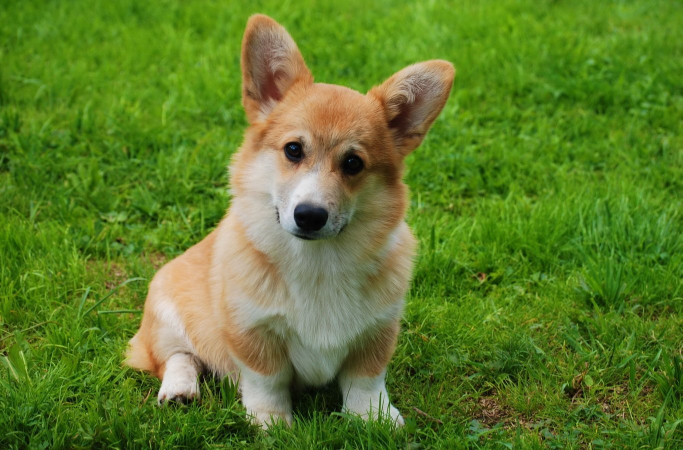
#> input picture 00.jpg, 1365 x 900 px, given in place of 4206.jpg, which was not available (shown at 1/2 size)
$ python main.py
#> lines starting #> are read from the running program, lines starting #| are printed output that depends on the picture; pictures that were not available may be replaced by others from this repository, and a replacement may not be noted
import time
from random import random

import numpy
from PIL import Image
from numpy import asarray

# load the image and convert into
# numpy array
createdataelearnfile=0
if createdataelearnfile==1:
    f = open("Dogs.txt", 'a')
    numofex=12500
    start_time=time.time()
    for iii in range(11702,numofex):
        for kk in range(2):
            """if iii/numofex==0.0112:
                print("")"""
            if iii%10==0:
                print(iii,iii/numofex,time.time()-start_time)
            if kk==0:
                sv="Dog"
            else:
                sv="Cat"
            sv=sv+"/"+str(iii)+".jpg"
            '''sv=sv.replace(" ","")'''
            "sv=sv[:sv.find(" ")]+sv[sv.find(" ")+1:]"
            try:
                img = Image.open(sv)
                numpydata = asarray(img)
            except:
                img = Image.open("corgi.jpg")
                numpydata = asarray(img)

            cm = 1 / 1  # масштабирование относительно разрешения 128
            razr = 4 / 3  # формат
            ci = int(128 * cm)
            cj = int(ci * razr)
            numofcolors = 4  # количество красных, синих, зеленых цветов по отдельности
            ck = 256 // (numofcolors)
            ii = len(numpydata)
            jj = len(numpydata[0])
            di = 0
            dj = 0
            if jj < (ii * razr):
                di = ii - jj / razr
                ii = jj / razr
            else:
                dj = jj - ii * razr
                jj = ii * razr
            ii = ii / ci
            jj = jj / cj


            a = numpy.zeros((ci, cj, 3))
            b = numpy.zeros((ci, cj))
            f.write(str(kk))
            f.write("\n")
            for i in range(ci):
                for j in range(cj):
                    s = ""
                    try:
                        for k in range(3):
                            a[i][j][k] = numpydata[int(i * ii) + int(di / 2)][int(j * jj) + int(dj / 2)][k] // ck * ck
                            s += str(((int(a[i][j][k]) // ck)))
                    except:
                        a[i][j][0] = numpydata[int(i * ii) + int(di / 2)][int(j * jj) + int(dj / 2)] // ck * ck
                        s += str(((int(a[i][j][0]) // ck)))
                    b[i][j] = int(s, numofcolors + 1)
                    f.write(str(int(s, numofcolors + 1)))
                    f.write(" ")
                f.write("\n")
            f.write('\n\n')


            # s=input("PRESS ANY BUTTON TO CONTINUE")

            """def cc(a, n):
                a = int(a)
                s = ""
                if (a == 0):
                    return "000"
                while (a > 0):
                    s = str(a % n) + s
                    a //= n
                if len(s) != 3:
                    s = "0" * (3 - len(s)) + s
                return s


            f = open("Dogs.txt")
            s = f.readlines()
            for i in range(ci):
                # s[i]=s[i][::-1].replace(str(int(random()*124)),str(int(random()*124)))#инверсия и добавление битых пикселей
                b[i] = list(map(int, s[i].split()))
            # Convert the pixels into an array using numpy
            f.close()
            array = numpy.array(a, dtype=numpy.uint8)
            new_image = Image.fromarray(array)
            new_image.save('new.png')
            for i in range(ci):
                for j in range(cj):
                    for k in range(3):
                        a[i][j][k] = int(cc(b[i][j], numofcolors + 1)[k]) * ck
            array1 = numpy.array(a, dtype=numpy.uint8)
            new_image1 = Image.fromarray(array1)
            new_image1.save('new1.png')"""
    f.close()
else:
    f = open("C:/Users/vav11/Git/Network2/Neuron2/ConsoleApplication1/Test.txt", 'w')
    img = Image.open("Dog/4206.jpg")
#> img is the input picture: PIL image 1365x900 RGB; mean R, G, B 93.2, 124.1, 42.2
    numpydata = asarray(img)
    cm = 1 / 1  # масштабирование относительно разрешения 128
    razr = 4 / 3  # формат
    ci = int(128 * cm)
    cj = int(ci * razr)
    numofcolors = 4  # количество красных, синих, зеленых цветов по отдельности
    ck = 256 // (numofcolors)
    ii = len(numpydata)
#> ii = 900
    jj = len(numpydata[0])
#> jj = 1365
    di = 0
    dj = 0
    if jj < (ii * razr):
        di = ii - jj / razr
        ii = jj / razr
    else:
        dj = jj - ii * razr
#> dj = 165
        jj = ii * razr
#> jj = 1200
    ii = ii / ci
#> ii = 7.03
    jj = jj / cj
#> jj = 7.06

    a = numpy.zeros((ci, cj, 3))
    b = numpy.zeros((ci, cj))
    for i in range(ci):
        for j in range(cj):
            s = ""
            try:
                for k in range(3):
                    a[i][j][k] = numpydata[int(i * ii) + int(di / 2)][int(j * jj) + int(dj / 2)][k] // ck * ck
                    s += str(((int(a[i][j][k]) // ck)))
            except:
                a[i][j][0] = numpydata[int(i * ii) + int(di / 2)][int(j * jj) + int(dj / 2)] // ck * ck
                s += str(((int(a[i][j][0]) // ck)))
            b[i][j] = int(s, numofcolors + 1)
            f.write(str(int(s, numofcolors + 1)))
            f.write(" ")
        f.write("\n")
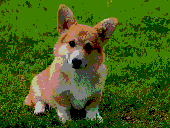
#> a: shape (128, 170, 3) float64; mean R, G, B 67.2, 95.3, 21.7
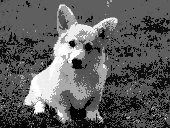
#> b: shape (128, 170) float64; min 0, max 93, mean 34; drawn with min black and max white
    f.write('\n\n')

    f.close()
    def cc(a, n):
        a = int(a)
        s = ""
        if (a == 0):
            return "000"
        while (a > 0):
            s = str(a % n) + s
            a //= n
        if len(s) != 3:
            s = "0" * (3 - len(s)) + s
        return s
    array = numpy.array(a, dtype=numpy.uint8)
    new_image = Image.fromarray(array)
    new_image.save('new.png')
    for i in range(ci):
        for j in range(cj):
            for k in range(3):
                a[i][j][k] = int(cc(b[i][j], numofcolors + 1)[k]) * ck
#> this loop made 128 passes
    array1 = numpy.array(a, dtype=numpy.uint8)
    new_image1 = Image.fromarray(array1)
    new_image1.save('new1.png')

$ run again, on 01.jpg
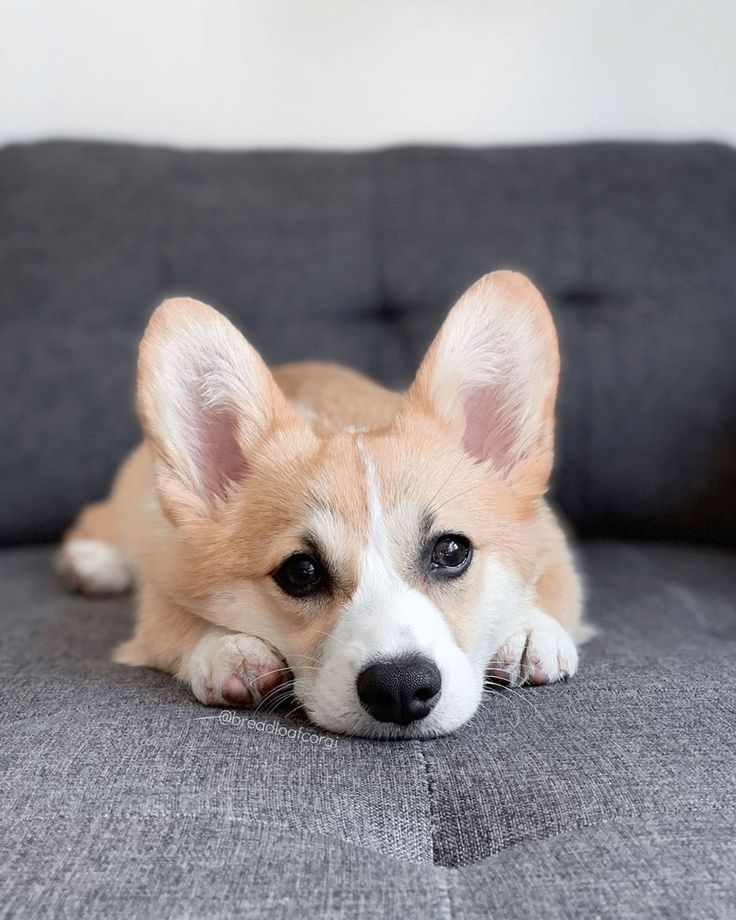
#> input picture 01.jpg, 736 x 920 px, given in place of 4206.jpg, which was not available
#> img is the input picture: PIL image 736x920 RGB; mean R, G, B 140.9, 136.5, 138.3
#> `ii = len(numpydata)`: ii = 920
#> `jj = len(numpydata[0])`: jj = 736
#> di = 368
#> `ii = jj / razr`: ii = 552
#> `ii = ii / ci`: ii = 4.31
#> `jj = jj / cj`: jj = 4.33
#> after the loop `for i in range(ci):`:
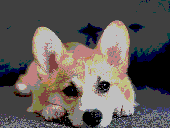
#> a: shape (128, 170, 3) float64; mean R, G, B 97.6, 91.1, 88.2
#> after the loop `for i in range(ci):`:
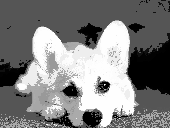
#> b: shape (128, 170) float64; min 0, max 93, mean 46.6; drawn with min black and max white
#> the loop `for i in range(ci):` made 128 passes

$ run again, on 10.jpg
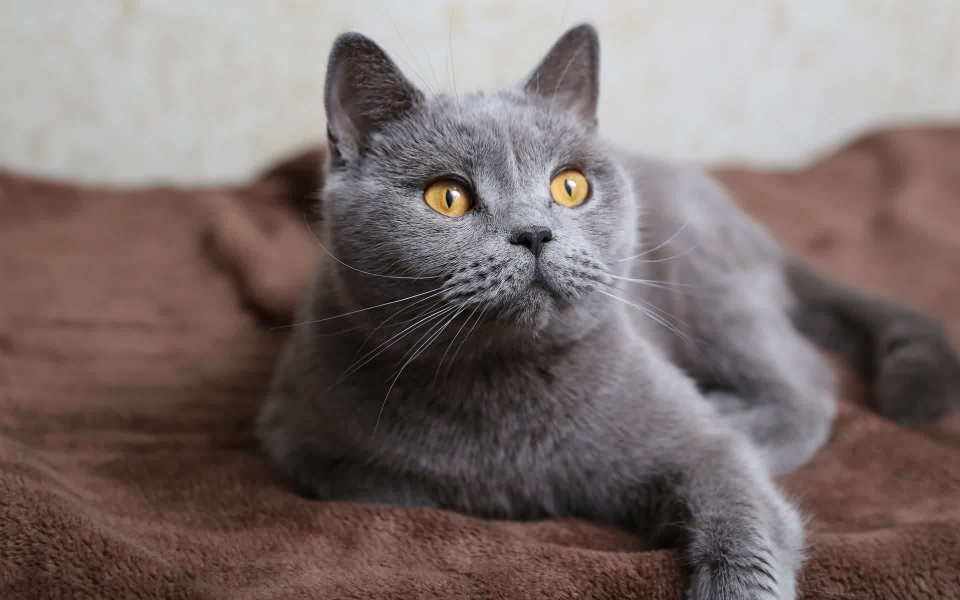
#> input picture 10.jpg, 1920 x 1200 px, given in place of 4206.jpg, which was not available (shown at 1/2 size)
#> img is the input picture: PIL image 1920x1200 RGB; mean R, G, B 123.5, 110.8, 108
#> `ii = len(numpydata)`: ii = 1200
#> `jj = len(numpydata[0])`: jj = 1920
#> dj = 320
#> `jj = ii * razr`: jj = 1600
#> `ii = ii / ci`: ii = 9.38
#> `jj = jj / cj`: jj = 9.41
#> after the loop `for i in range(ci):`:
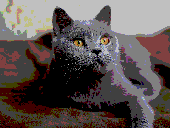
#> a: shape (128, 170, 3) float64; mean R, G, B 93.4, 83.1, 81.3
#> after the loop `for i in range(ci):`:
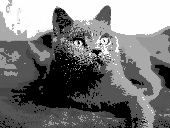
#> b: shape (128, 170) float64; min 0, max 93, mean 44.3; drawn with min black and max white
#> the loop `for i in range(ci):` made 128 passes
